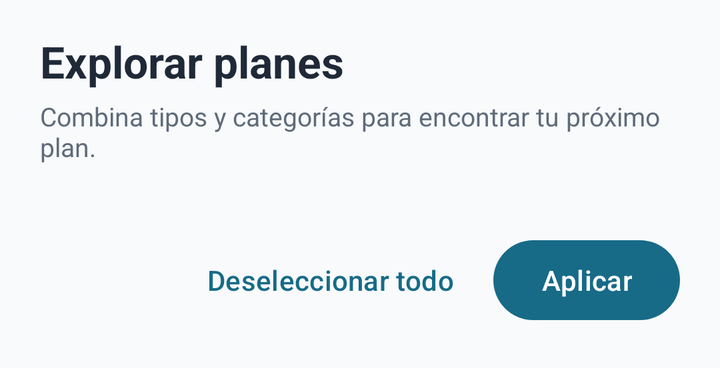
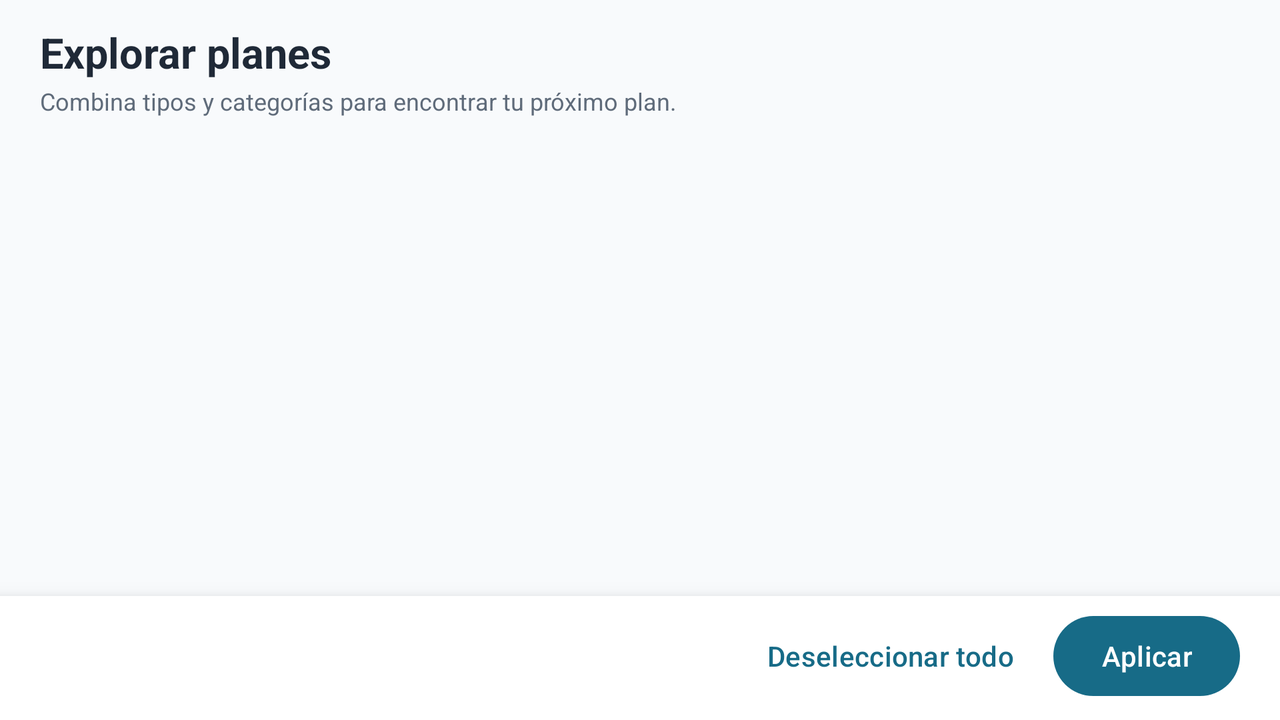

An Android layout and its configuration variant, each rendered on a device that would load it. The default file and the variant file are quoted in full after the pictures.
<!-- AndroidManifest.xml: application theme Theme.PlanGo -->
<!-- res/layout/bottom_sheet_explore_plans.xml -->
<?xml version="1.0" encoding="utf-8"?>
<androidx.core.widget.NestedScrollView xmlns:android="http://schemas.android.com/apk/res/android"
    xmlns:app="http://schemas.android.com/apk/res-auto"
    android:layout_width="match_parent"
    android:layout_height="wrap_content"
    android:fillViewport="true"
    android:background="@color/plango_background">

    <LinearLayout
        android:layout_width="match_parent"
        android:layout_height="wrap_content"
        android:orientation="vertical"
        android:paddingStart="20dp"
        android:paddingTop="16dp"
        android:paddingEnd="20dp"
        android:paddingBottom="20dp">

        <TextView
            android:layout_width="match_parent"
            android:layout_height="wrap_content"
            android:text="@string/explore_plans_title"
            android:textColor="@color/plango_text"
            android:textSize="22sp"
            android:textStyle="bold" />

        <TextView
            android:layout_width="match_parent"
            android:layout_height="wrap_content"
            android:layout_marginTop="4dp"
            android:text="@string/explore_plans_hint"
            android:textColor="@color/plango_text_secondary"
            android:textSize="13sp" />

        <GridLayout
            android:id="@+id/gridPlanTypes"
            android:layout_width="match_parent"
            android:layout_height="wrap_content"
            android:layout_marginTop="12dp"
            android:columnCount="2"
            android:rowCount="2" />

        <LinearLayout
            android:id="@+id/layoutPlanCategories"
            android:layout_width="match_parent"
            android:layout_height="wrap_content"
            android:layout_marginTop="8dp"
            android:orientation="vertical" />

        <LinearLayout
            android:layout_width="match_parent"
            android:layout_height="wrap_content"
            android:layout_marginTop="14dp"
            android:gravity="end"
            android:orientation="horizontal">

            <com.google.android.material.button.MaterialButton
                android:id="@+id/buttonClearPlanFilters"
                style="@style/Widget.Material3.Button.TextButton"
                android:layout_width="wrap_content"
                android:layout_height="wrap_content"
                android:text="@string/clear_plan_filters"
                android:textColor="@color/plango_primary" />

            <com.google.android.material.button.MaterialButton
                android:id="@+id/buttonApplyPlanFilters"
                android:layout_width="wrap_content"
                android:layout_height="wrap_content"
                android:layout_marginStart="8dp"
                android:text="@string/apply_plan_filters"
                app:backgroundTint="@color/plango_primary" />
        </LinearLayout>
    </LinearLayout>
</androidx.core.widget.NestedScrollView>
<!-- resources referenced by this layout -->
<resources>
  <color name="plango_background">#F8FAFC</color>
  <color name="plango_primary">#176B87</color>
  <color name="plango_text">#1F2937</color>
  <color name="plango_text_secondary">#5F6B7A</color>
  <string name="apply_plan_filters">Aplicar</string>
  <string name="clear_plan_filters">Deseleccionar todo</string>
  <string name="explore_plans_hint">Combina tipos y categorías para encontrar tu próximo plan.</string>
  <string name="explore_plans_title">Explorar planes</string>
  <style name="Theme.PlanGo" parent="Base.Theme.PlanGo" />
  <style name="Base.Theme.PlanGo" parent="Theme.Material3.Light.NoActionBar">
          <item name="colorPrimary">@color/plango_primary</item>
          <item name="colorOnPrimary">@color/white</item>
          <item name="colorSecondary">@color/plango_turquoise</item>
          <item name="colorOnSecondary">@color/plango_text</item>
          <item name="colorTertiary">@color/plango_coral</item>
          <item name="colorOnTertiary">@color/plango_text</item>
          <item name="android:colorBackground">@color/plango_background</item>
          <item name="colorSurface">@color/white</item>
          <item name="colorOnSurface">@color/plango_text</item>
          <item name="android:statusBarColor">@color/plango_background</item>
          <item name="android:navigationBarColor">@color/plango_background</item>
          <item name="android:windowLightStatusBar">true</item>
          <item name="android:windowLightNavigationBar">true</item>
      </style>
  <color name="white">#FFFFFFFF</color>
  <color name="plango_turquoise">#64CCC5</color>
  <color name="plango_coral">#FF8066</color>
</resources>
<!-- res/layout-land/bottom_sheet_explore_plans.xml (the repository's variant of the layout above) -->
<!-- drawn on the phone turned sideways -->
<?xml version="1.0" encoding="utf-8"?>
<LinearLayout xmlns:android="http://schemas.android.com/apk/res/android"
    xmlns:app="http://schemas.android.com/apk/res-auto"
    android:layout_width="match_parent"
    android:layout_height="match_parent"
    android:background="@color/plango_background"
    android:orientation="vertical">

    <LinearLayout
        android:layout_width="match_parent"
        android:layout_height="wrap_content"
        android:orientation="vertical"
        android:paddingStart="20dp"
        android:paddingTop="12dp"
        android:paddingEnd="20dp"
        android:paddingBottom="6dp">

        <TextView
            android:layout_width="match_parent"
            android:layout_height="wrap_content"
            android:text="@string/explore_plans_title"
            android:textColor="@color/plango_text"
            android:textSize="21sp"
            android:textStyle="bold" />

        <TextView
            android:layout_width="match_parent"
            android:layout_height="wrap_content"
            android:layout_marginTop="2dp"
            android:text="@string/explore_plans_hint"
            android:textColor="@color/plango_text_secondary"
            android:textSize="12sp" />
    </LinearLayout>

    <androidx.core.widget.NestedScrollView
        android:id="@+id/scrollExplorePlansContent"
        android:layout_width="match_parent"
        android:layout_height="0dp"
        android:layout_weight="1"
        android:fillViewport="false"
        android:overScrollMode="ifContentScrolls">

        <LinearLayout
            android:layout_width="match_parent"
            android:layout_height="wrap_content"
            android:orientation="vertical"
            android:paddingStart="20dp"
            android:paddingEnd="20dp"
            android:paddingBottom="8dp">

            <GridLayout
                android:id="@+id/gridPlanTypes"
                android:layout_width="match_parent"
                android:layout_height="wrap_content"
                android:columnCount="2"
                android:rowCount="2" />

            <LinearLayout
                android:id="@+id/layoutPlanCategories"
                android:layout_width="match_parent"
                android:layout_height="wrap_content"
                android:layout_marginTop="4dp"
                android:orientation="vertical" />
        </LinearLayout>
    </androidx.core.widget.NestedScrollView>

    <LinearLayout
        android:layout_width="match_parent"
        android:layout_height="wrap_content"
        android:background="@color/white"
        android:elevation="8dp"
        android:gravity="end|center_vertical"
        android:orientation="horizontal"
        android:paddingStart="20dp"
        android:paddingTop="6dp"
        android:paddingEnd="20dp"
        android:paddingBottom="8dp">

        <com.google.android.material.button.MaterialButton
            android:id="@+id/buttonClearPlanFilters"
            style="@style/Widget.Material3.Button.TextButton"
            android:layout_width="wrap_content"
            android:layout_height="wrap_content"
            android:text="@string/clear_plan_filters"
            android:textColor="@color/plango_primary" />

        <com.google.android.material.button.MaterialButton
            android:id="@+id/buttonApplyPlanFilters"
            android:layout_width="wrap_content"
            android:layout_height="wrap_content"
            android:layout_marginStart="8dp"
            android:text="@string/apply_plan_filters"
            app:backgroundTint="@color/plango_primary" />
    </LinearLayout>
</LinearLayout>
<!-- resources referenced by the variant -->
<!-- as the phone turned sideways resolves them -->
<resources>
  <color name="plango_background">#F8FAFC</color>
  <color name="plango_primary">#176B87</color>
  <color name="plango_text">#1F2937</color>
  <color name="plango_text_secondary">#5F6B7A</color>
  <color name="white">#FFFFFFFF</color>
  <string name="apply_plan_filters">Aplicar</string>
  <string name="clear_plan_filters">Deseleccionar todo</string>
  <string name="explore_plans_hint">Combina tipos y categorías para encontrar tu próximo plan.</string>
  <string name="explore_plans_title">Explorar planes</string>
  <style name="Theme.PlanGo" parent="Base.Theme.PlanGo" />
  <style name="Base.Theme.PlanGo" parent="Theme.Material3.Light.NoActionBar">
          <item name="colorPrimary">@color/plango_primary</item>
          <item name="colorOnPrimary">@color/white</item>
          <item name="colorSecondary">@color/plango_turquoise</item>
          <item name="colorOnSecondary">@color/plango_text</item>
          <item name="colorTertiary">@color/plango_coral</item>
          <item name="colorOnTertiary">@color/plango_text</item>
          <item name="android:colorBackground">@color/plango_background</item>
          <item name="colorSurface">@color/white</item>
          <item name="colorOnSurface">@color/plango_text</item>
          <item name="android:statusBarColor">@color/plango_background</item>
          <item name="android:navigationBarColor">@color/plango_background</item>
          <item name="android:windowLightStatusBar">true</item>
          <item name="android:windowLightNavigationBar">true</item>
      </style>
  <color name="plango_turquoise">#64CCC5</color>
  <color name="plango_coral">#FF8066</color>
</resources>
